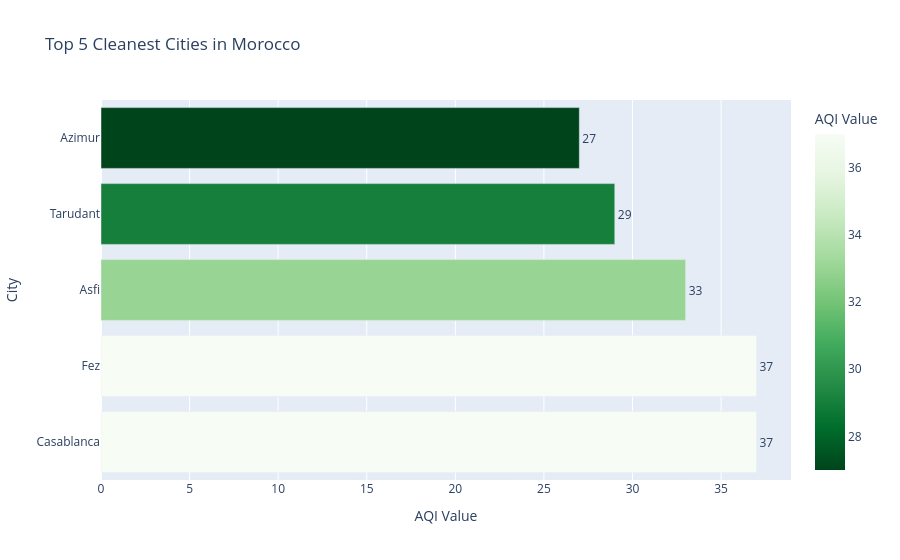

The notebook cell this image was saved under:
### Markdown cell above
### Interprétation - Comparison of Specific Pollutants in Top 5 Most Polluted Countries

**Observation clé - PM2.5 est le polluant dominant :**
- **PM2.5** : Représente la part majeure de la pollution dans tous les 5 pays polluants
  - République de Corée : ~400+ AQI (le polluant dominant, largement supérieur aux autres)
  - Bahrain, Mauritania, Pakistan, UAE : PM2.5 est systématiquement le plus élevé
- **Autres polluants** : 
  - Ozone : Présent mais significativement moins important que PM2.5
  - CO et NO2 : Contributions mineures à la pollution globale
  
**Pattern identifié :**
- La domination du PM2.5 dans les 5 pays les plus pollués confirme les résultats de l'analyse bivariée quantitative
- PM2.5 est le **problème critiquement majeur** affectant la qualité de l'air mondiale

**Décision stratégique :** Les interventions de réduction de PM2.5 doivent être la priorité absolue dans ces 5 pays, car elles auraient un impact maximal sur l'amélioration de la qualité de l'air globale.

### Code cell
# Les meilleures villes du Maroc (5 villes les plus propres)
# Filter les données pour le Maroc et trouver les 5 villes avec les AQI les plus bas

morocco_df = df[df['Country'] == 'Morocco']
best_5_morocco = morocco_df.nsmallest(5, 'AQI Value')

fig_best_morocco = px.bar(
    best_5_morocco, 
    x='AQI Value', 
    y='City', 
    color='AQI Value',
    orientation='h',
    title='Top 5 Cleanest Cities in Morocco',
    color_continuous_scale=px.colors.sequential.Greens_r, 
    text='AQI Value'
)
# Order the y-axis so the lowest AQI is at the top
fig_best_morocco.update_layout(yaxis={'categoryorder':'total descending'})
fig_best_morocco.update_traces(textposition='outside')


fig_best_morocco.show()

### Figure 1 — Plotly figure (JSON) as saved in the notebook; plotly's stock layout.template omitted (floating-point values rounded to 4 significant figures)
{"data": [{"hovertemplate": "AQI Value=%{marker.color}<br>City=%{y}<extra></extra>", "legendgroup": "", "marker": {"color": [27, 29, 33, 37, 37], "coloraxis": "coloraxis", "pattern": {"shape": ""}}, "name": "", "orientation": "h", "showlegend": false, "text": [27.0, 29.0, 33.0, 37.0, 37.0], "textposition": "outside", "type": "bar", "x": [27, 29, 33, 37, 37], "xaxis": "x", "y": ["Azimur", "Tarudant", "Asfi", "Casablanca", "Fez"], "yaxis": "y"}], "layout": {"barmode": "relative", "coloraxis": {"colorbar": {"title": {"text": "AQI Value"}}, "colorscale": [[0, "rgb(0,68,27)"], [0.125, "rgb(0,109,44)"], [0.25, "rgb(35,139,69)"], [0.375, "rgb(65,171,93)"], [0.5, "rgb(116,196,118)"], [0.625, "rgb(161,217,155)"], [0.75, "rgb(199,233,192)"], [0.875, "rgb(229,245,224)"], [1, "rgb(247,252,245)"]]}, "legend": {"tracegroupgap": 0}, "title": {"text": "Top 5 Cleanest Cities in Morocco"}, "xaxis": {"anchor": "y", "domain": [0, 1], "title": {"text": "AQI Value"}}, "yaxis": {"anchor": "x", "categoryorder": "total descending", "domain": [0, 1], "title": {"text": "City"}}}}
